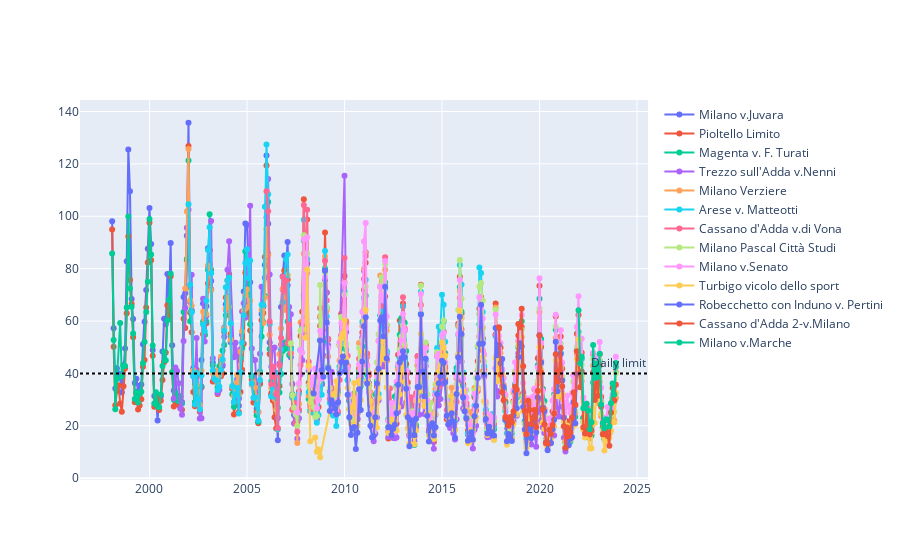

This figure's notebook cell:
### Code cell
sensors = list(pm10_data.sensor_id.unique())
#sensors = [6905,6956,10273,10320,20035]
# Plot the exceedence rate per sensor too see if there is variation in time
plot_dfs = []
plot_names = []
for sensor in sensors:
    df_sensor = pm10_data_per_month.loc[pm10_data_per_month['sensor_id'] == sensor]
    plot_dfs.append(df_sensor.copy())
    plot_names.append(names.get(str(sensor)))

plot_columns_x = ['t'] * len(plot_dfs)
plot_columns_y = ['mean_value'] * len(plot_dfs)

show_plot(plot_dfs, plot_columns_x, plot_columns_y, name=plot_names, limits=[{'thr': 40, 'name':'Daily limit'}], print=False)

### Figure 1 — Plotly figure (JSON) as saved in the notebook; plotly's stock layout.template omitted (floating-point values rounded to 4 significant figures; data arrays with more than 128 entries replaced by an {"elided": "..."} marker saying what was removed)
{"data": [{"mode": "lines+markers", "name": "Milano v.Juvara", "type": "scatter", "x": ["1998-2", "1998-3", "1998-4", "1998-5", "1998-6", "1998-7", "1998-8", "1998-9", "1998-10", "1998-11", "1998-12", "1999-1", "1999-2", "1999-3", "1999-4", "1999-5", "1999-6", "1999-7", "1999-8", "1999-9", "1999-10", "1999-11", "1999-12", "2000-1", "2000-2", "2000-3", "2000-4", "2000-5", "2000-6", "2000-7", "2000-8", "2000-9", "2000-10", "2000-11", "2000-12", "2001-1", "2001-2", "2001-3", "2001-4", "2001-5", "2001-6", "2001-7", "2001-8", "2001-9", "2001-10", "2001-11", "2001-12", "2002-1", "2002-2", "2002-3", "2002-4", "2002-5", "2002-6", "2002-7", "2002-8", "2002-9", "2002-10", "2002-11", "2002-12", "2003-1", "2003-2", "2003-3", "2003-4", "2003-5", "2003-6", "2003-7", "2003-8", "2003-9", "2003-10", "2003-11", "2003-12", "2004-1", "2004-2", "2004-3", "2004-4", "2004-5", "2004-6", "2004-7", "2004-8", "2004-9", "2004-10", "2004-11", "2004-12", "2005-1", "2005-2", "2005-3", "2005-4", "2005-5", "2005-6", "2005-7", "2005-8", "2005-9", "2005-10", "2005-11", "2005-12", "2006-1", "2006-2", "2006-3", "2006-4", "2006-5", "2006-6", "2006-7", "2006-8", "2006-9", "2006-10", "2006-11", "2006-12", "2007-1", "2007-2", "2007-3", "2007-4", "2007-5", "2007-6"], "y": [98.08, 57.24, 34.23, 41.96, 39.97, 38.26, 32.74, 43.26, 49.55, 82.81, 125.5, 109.5, 68.4, 60.77, 36.37, 37.97, 33.17, 35.3, 35.79, 51.17, 59.75, 71.83, 87.64, 103.2, 89.39, 48.94, 31.37, 30.9, 22.07, 31.45, 31.32, 48.35, 60.9, 58.8, 78, 67.53, 89.77, 50.81, 33.53, 39.45, 31.6, 30.35, 30.81, 29.14, 69.19, 70.6, 92.58, 135.7, 73, 64.13, 41.97, 33.42, 41.4, 30.84, 28.4, 45.13, 66.74, 63.93, 65.68, 87.84, 87.14, 75.29, 44.2, 38.29, 39.6, 35.84, 40, 45.93, 42.87, 57.47, 66.45, 69.26, 64.83, 51.9, 34.2, 29, 31.27, 37.81, 27.65, 44.9, 54.77, 71.24, 97.26, 96.65, 79.54, 74.77, 39, 35.8, 31.76, 26.52, 21.52, 36.29, 62.68, 65.37, 81.42, 123.2, 97.14, 51.81, 31.8, 30.35, 29.67, 26.41, 14.48, 40.07, 65.41, 77.11, 85.04, 81.14, 90.19, 55.26, 46.14, 31.07, 24.1]}, {"mode": "lines+markers", "name": "Pioltello Limito", "type": "scatter", "x": {"elided": "310 str values"}, "y": {"elided": "310 float values"}}, {"mode": "lines+markers", "name": "Magenta v. F. Turati", "type": "scatter", "x": {"elided": "310 str values"}, "y": {"elided": "310 float values"}}, {"mode": "lines+markers", "name": "Trezzo sull'Adda v.Nenni", "type": "scatter", "x": {"elided": "232 str values"}, "y": {"elided": "232 float values"}}, {"mode": "lines+markers", "name": "Milano Verziere", "type": "scatter", "x": {"elided": "266 str values"}, "y": {"elided": "266 float values"}}, {"mode": "lines+markers", "name": "Arese v. Matteotti", "type": "scatter", "x": {"elided": "198 str values"}, "y": {"elided": "198 float values"}}, {"mode": "lines+markers", "name": "Cassano d'Adda v.di Vona", "type": "scatter", "x": {"elided": "143 str values"}, "y": {"elided": "143 float values"}}, {"mode": "lines+markers", "name": "Milano Pascal Città Studi", "type": "scatter", "x": {"elided": "201 str values"}, "y": {"elided": "201 float values"}}, {"mode": "lines+markers", "name": "Milano v.Senato", "type": "scatter", "x": {"elided": "197 str values"}, "y": {"elided": "197 float values"}}, {"mode": "lines+markers", "name": "Turbigo vicolo dello sport", "type": "scatter", "x": {"elided": "183 str values"}, "y": {"elided": "183 float values"}}, {"mode": "lines+markers", "name": "Robecchetto con Induno v. Pertini", "type": "scatter", "x": {"elided": "160 str values"}, "y": {"elided": "160 float values"}}, {"mode": "lines+markers", "name": "Cassano d'Adda 2-v.Milano", "type": "scatter", "x": ["2017-12", "2018-1", "2018-2", "2018-3", "2018-4", "2018-5", "2018-6", "2018-7", "2018-8", "2018-9", "2018-10", "2018-11", "2018-12", "2019-1", "2019-2", "2019-3", "2019-4", "2019-5", "2019-6", "2019-7", "2019-8", "2019-9", "2019-10", "2019-11", "2019-12", "2020-1", "2020-2", "2020-3", "2020-4", "2020-5", "2020-6", "2020-7", "2020-8", "2020-9", "2020-10", "2020-11", "2020-12", "2021-1", "2021-2", "2021-3", "2021-4", "2021-5", "2021-6", "2021-7", "2021-8", "2021-9", "2021-10", "2021-11", "2021-12", "2022-1", "2022-2", "2022-3", "2022-4", "2022-5", "2022-6", "2022-7", "2022-8", "2022-9", "2022-10", "2022-11", "2022-12", "2023-1", "2023-2", "2023-3", "2023-4", "2023-5", "2023-6", "2023-7", "2023-8", "2023-9", "2023-10", "2023-11", "2023-12"], "y": [57.67, 39.55, 32.86, 29.77, 23.4, 22.48, 20.04, 23.23, 21.41, 25.5, 34.96, 33.87, 58.9, 57.61, 64.71, 42.72, 25.79, 16.74, 29.59, 26, 20.66, 23, 26.03, 19.59, 33.26, 54.48, 40.34, 26.26, 20.5, 13.44, 13.23, 18.52, 16.87, 20.31, 24.68, 47.37, 36.94, 40.77, 49.68, 35.06, 19.87, 11.48, 19.37, 16.03, 17.36, 23.07, 32.71, 28.17, 48.48, 45.71, 34.75, 40.74, 19.5, 17.1, 26.6, 18.81, 16.68, 18.33, 40.39, 29.87, 38.87, 31.48, 43.11, 27.32, 16.77, 16.9, 17.96, 16.11, 12.43, 25.05, 34.47, 29.67, 35.68]}, {"mode": "lines+markers", "name": "Milano v.Marche", "type": "scatter", "x": ["2022-1", "2022-2", "2022-3", "2022-4", "2022-5", "2022-6", "2022-7", "2022-8", "2022-9", "2022-10", "2022-11", "2022-12", "2023-1", "2023-2", "2023-3", "2023-4", "2023-5", "2023-6", "2023-7", "2023-8", "2023-9", "2023-10", "2023-11", "2023-12"], "y": [64.09, 43.8, 46.39, 26.67, 27.54, 28.43, 25.77, 18.73, 21.34, 50.85, 38.25, 43.77, 38.77, 47.52, 28.1, 21.05, 19.1, 22.47, 22.22, 19.77, 28.59, 36.13, 31.91, 44.03]}], "layout": {"annotations": [{"showarrow": false, "text": "Daily limit", "x": 1, "xanchor": "right", "xref": "x domain", "y": 40, "yanchor": "bottom", "yref": "y"}], "shapes": [{"line": {"color": "black", "dash": "dot", "width": 2}, "type": "line", "x0": 0, "x1": 1, "xref": "x domain", "y0": 40, "y1": 40, "yref": "y"}]}}
